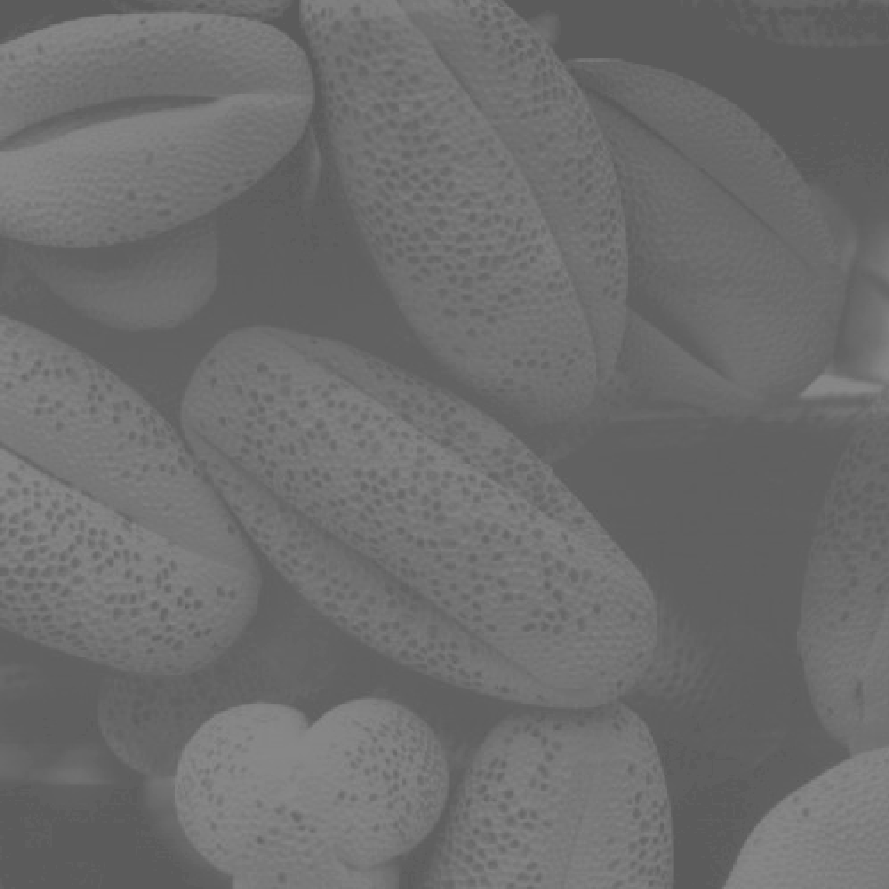
#> input picture ImageMaterial/DIP3/Fig0310(b)(washed_out_pollen_image).tif, 889 x 889 px
$ python PiecewiseLinearTransformation.py   (older library calls are emulated)
#> lines starting #> are read from the running program, lines starting #| are printed output that depends on the picture
#coding=utf-8
import numpy as np
from matplotlib import pyplot as plt
import cv2

img = cv2.imread('../../ImageMaterial/DIP3/Fig0310(b)(washed_out_pollen_image).tif',cv2.IMREAD_COLOR)
#> img is the input picture: shape (889, 889, 3); min 91, max 138, mean 109.1

plt.figure(1)
plt.subplot(1,4,1)
plt.plot([0,20,200,255],[0,10,220,255],'ro-')

plt.subplot(1,4,2)
plt.xticks([])
plt.yticks([])
plt.imshow(img,cmap='Greys_r')
plt.title('original image')

img = cv2.imread('../../ImageMaterial/DIP3/Fig0310(b)(washed_out_pollen_image).tif',cv2.IMREAD_GRAYSCALE)
#> img: shape (889, 889); min 91, max 138, mean 109.1
middle = img.shape
#> middle = (889, 889)

# s = (s2-s1)/(r2-r1) * r

r1 = np.min(img)
#> r1 = 91
s1 = 0.0
r2 = np.max(img)
#> r2 = 138
s2 = 255.0
k = (s2-s1)//(r2-r1)
#> k = 5
img1 = [[k*img[x][y] for y in range(middle[1])]for x in range(middle[0])]
#> img1 = 889 items
plt.subplot(1,4,3)
plt.xticks([])
plt.yticks([])
plt.imshow(img1,cmap='Greys_r')
plt.title('linear transformation')

r1=r2=np.mean(img)
#> r1 = 109.1; r2 = 109.1
img2 = [[250*np.int(img[x][y]//r1) for y in range(middle[1])]for x in range(middle[0])]
#> img2 = 889 items
#print img2
plt.subplot(1,4,4)
plt.xticks([])
plt.yticks([])
plt.imshow(img2,cmap='Greys_r')
plt.title('threshold deal')

plt.suptitle('linear transformation function')


#------------------------------------------------------------------------------------


plt.show()
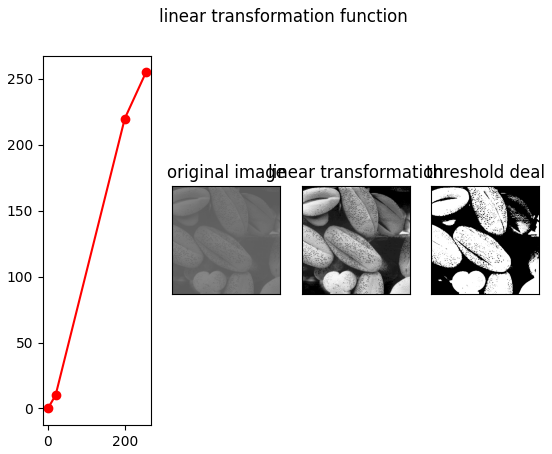
#> figure drawn by matplotlib, 4 panels
